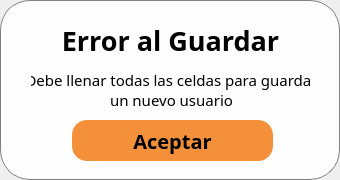
<?xml version="1.0" encoding="UTF-8"?>
<ui version="4.0">
 <class>errorSaveUserWindow</class>
 <widget class="QMainWindow" name="errorSaveUserWindow">
  <property name="geometry">
   <rect>
    <x>0</x>
    <y>0</y>
    <width>340</width>
    <height>180</height>
   </rect>
  </property>
  <property name="windowTitle">
   <string>Error al Guardar - Abaxfem</string>
  </property>
  <property name="windowIcon">
   <iconset resource="resources.qrc">
    <normaloff>:/Images/ResourcesFolder/Imagenes/Logo_Lineas.png</normaloff>:/Images/ResourcesFolder/Imagenes/Logo_Lineas.png</iconset>
  </property>
  <widget class="QWidget" name="centralwidget">
   <property name="styleSheet">
    <string notr="true">QWidget {
background-color : rgba(255, 255, 255, 240);
border-radius:30;
border:1px solid gray;
}</string>
   </property>
   <widget class="QPushButton" name="pb_aceptar">
    <property name="geometry">
     <rect>
      <x>72</x>
      <y>120</y>
      <width>201</width>
      <height>41</height>
     </rect>
    </property>
    <property name="font">
     <font>
      <family>Bell MT</family>
      <pointsize>15</pointsize>
      <italic>false</italic>
      <bold>true</bold>
      <underline>false</underline>
      <strikeout>false</strikeout>
     </font>
    </property>
    <property name="styleSheet">
     <string notr="true">QPushButton{
	border-radius:15px;
	color: rgb(0, 0, 0);
	background-color: rgba(240, 120, 14, 210);
border:0px;
}
QPushButton:hover{
	background-color: rgba(255, 135, 29, 230);
}
QPushButton:pressed{
	background-color: rgba(255, 135, 29, 255);
}</string>
    </property>
    <property name="text">
     <string>Aceptar</string>
    </property>
   </widget>
   <widget class="QLabel" name="label_4">
    <property name="geometry">
     <rect>
      <x>31</x>
      <y>70</y>
      <width>281</width>
      <height>20</height>
     </rect>
    </property>
    <property name="font">
     <font>
      <family>Bell MT</family>
      <pointsize>11</pointsize>
     </font>
    </property>
    <property name="styleSheet">
     <string notr="true">border:0px;
background-color: rgba(0, 0, 0, 0);</string>
    </property>
    <property name="text">
     <string>Debe llenar todas las celdas para guardar</string>
    </property>
    <property name="alignment">
     <set>Qt::AlignCenter</set>
    </property>
   </widget>
   <widget class="QPushButton" name="pb_exit">
    <property name="geometry">
     <rect>
      <x>301</x>
      <y>10</y>
      <width>21</width>
      <height>21</height>
     </rect>
    </property>
    <property name="styleSheet">
     <string notr="true">QPushButton{
	background-color: rgba(255, 255, 255, 0);
	image: url(:/Icons/ResourcesFolder/featherIcons/x-square.svg);
border:0px;
}
QPushButton:hover{
	background-color: rgba(200, 200, 200, 120);
	border-radius: 6px
}

QPushButton:pressed{
	background-color: rgba(180, 180, 180, 150);
	border-radius: 6px
}</string>
    </property>
    <property name="text">
     <string/>
    </property>
   </widget>
   <widget class="QLabel" name="label">
    <property name="geometry">
     <rect>
      <x>30</x>
      <y>20</y>
      <width>281</width>
      <height>41</height>
     </rect>
    </property>
    <property name="font">
     <font>
      <family>Bell MT</family>
      <pointsize>20</pointsize>
      <italic>false</italic>
      <bold>true</bold>
      <kerning>true</kerning>
     </font>
    </property>
    <property name="styleSheet">
     <string notr="true">QLabel{
background-color: rgba(255, 255, 255, 0);
border:0px;
}</string>
    </property>
    <property name="text">
     <string>Error al Guardar</string>
    </property>
    <property name="alignment">
     <set>Qt::AlignCenter</set>
    </property>
   </widget>
   <widget class="QLabel" name="label_5">
    <property name="geometry">
     <rect>
      <x>31</x>
      <y>90</y>
      <width>281</width>
      <height>20</height>
     </rect>
    </property>
    <property name="font">
     <font>
      <family>Bell MT</family>
      <pointsize>11</pointsize>
     </font>
    </property>
    <property name="styleSheet">
     <string notr="true">border:0px;
background-color: rgba(0, 0, 0, 0);</string>
    </property>
    <property name="text">
     <string>un nuevo usuario</string>
    </property>
    <property name="alignment">
     <set>Qt::AlignCenter</set>
    </property>
   </widget>
  </widget>
 </widget>
 <resources>
  <include location="resources.qrc"/>
 </resources>
 <connections/>
</ui>
